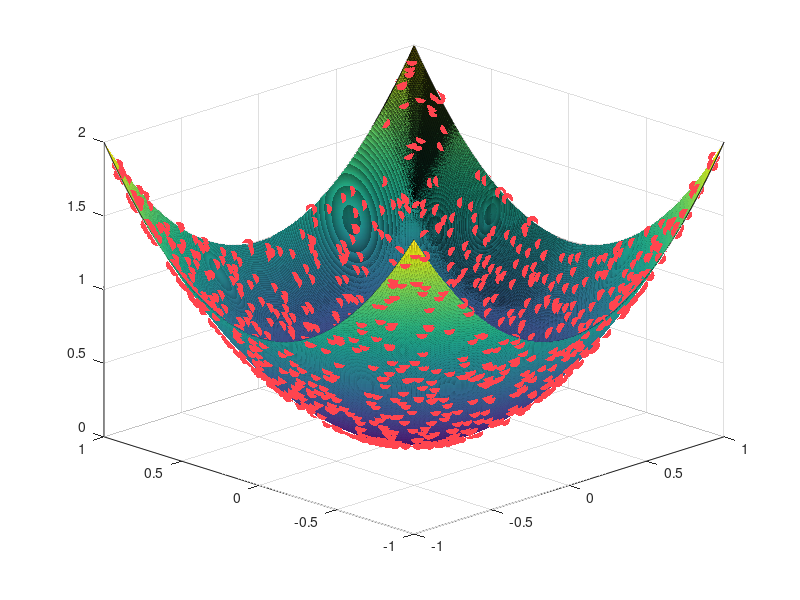

Source code (MATLAB): (Note: this script raises an error after producing the figure.)
% -------------------------------------------------------------------------
% Neural Networks
%
% In this script we implement a neural network approximation of the
% function f(x1,x2) = x1^2 + x2^2. The network architecture has two hidden
% layers, the first with a logistic activation function and the second 
% linear. The result is a network in the form w2*sigma(w1*x + b) which 
% mimics Cybenko's universal approximators. Network training is performed 
% by randomizing all network parameters and performing gradient descent. 
% The loss function is taken to be the mean square error between the 
% network output and the true output over all of the training data.   
%
% Note that results can potentially be improved by training longer (more 
% gradient descent steps - 'steps' in script), using a larger width (n in 
% script), and/or adjusting the learning rate (lr in script). 
% 
% To replicate the results from the text, load in the data from the file
% nn_data.mat. This includes the training data, learned w1,w2, and b, the
% loss over all gradient descent updates, and the learning rate (lr).
%
% This script accompanies Section 5.2 of Data-Driven Methods for
% Dynamic Systems. 
%
% Author: Jason J. Bramburger
% -------------------------------------------------------------------------

% Clean workspace
clear all; close all; clc

%% Initializations

% Network parameters
lr = 0.1;
n = 100; % hidden layer width

% Parameter initializations
w1 = rand(n,2);
w2 = rand(1,n);
b = zeros(n,1);

% Training data generation
    % To reproduce the example from the text load nn_data.mat
% load nn_data.mat
k = 1000;
x = 2*rand(2,k) - 1; % x is in R^2
y = dot(x,x); % y = x1^2 + x2^2

% Plot training data points
[x1p, x2p] = meshgrid(linspace(-1,1,1000),linspace(-1,1,1000));
figure(1)
hold on
view(-45,25)
surf(x1p,x2p,x1p.^2 + x2p.^2)
plot3(x(1,:),x(2,:),y,'.','Color',[1 69/255 79/255],'MarkerSize',25)
grid on
alpha 0.6
shading interp
colormap gray
xlabel('$x_1$','Interpreter','Latex')
ylabel('$x_2$','Interpreter','Latex')
zlabel('$y$','Interpreter','Latex')
set(gca,'FontSize',16)

%% Network training

% Number of gradient descent iterations
steps = 1e5;

% Initial loss
layer1 = ( 1./( 1 + exp(1).^(-w1*x - repmat(b,1,k)) ) );
network = w2*layer1;
loss(1) = (1/k)*norm(y - network)^2;

fprintf('step: 0 ----> loss %12.8f\n',0,loss(1));

% Gradient descent
for s = 1:steps
  
    % Compute gradients
     % Network gradients
    dgdw2 = layer1;
    dgdw1_1 = w2'.*layer1.*(1 - layer1).*x(1,:);
    dgdw1_2 = w2'.*layer1.*(1 - layer1).*x(2,:);
    dgdb = w2'.*layer1.*(1 - layer1);
    
     % Loss gradients
    dLdw2 = -(2/k)*dgdw2*(y - network)';
    dLdw1 = [-(2/k)*dgdw1_1*(y - network)' -(2/k)*dgdw1_2*(y - network)'];
    dLdb = -(2/k)*dgdb*(y - network)';
    
    % Updates
    b = b - lr*dLdb;
    w1 = w1 - lr*dLdw1;
    w2 = w2 - lr*dLdw2';
    
    % Compute new loss value
    layer1 = ( 1./( 1 + exp(1).^(-w1*x - repmat(b,1,k)) ) );
    network = w2*layer1;
    loss(s+1) = (1/k)*norm(y - network)^2;
    
    % Print loss
    fprintf('step: %12.0d ----> loss %12.8f\n',s+1,loss(s+1));
    
end

%% Plot Solution Surface

xspace = [x1p(:) x2p(:)]';
trainedNN =  w2*( 1./( 1 + exp(1).^(-w1*xspace - repmat(b,1,1000^2)) ) );
trainedNN = reshape(trainedNN,[1000 1000]);

figure(2)
hold on
view(-45,25)
surf(x1p,x2p,trainedNN)
grid on
alpha 0.8
shading interp
colormap gray
xlabel('$x_1$','Interpreter','Latex')
ylabel('$x_2$','Interpreter','Latex')
zlabel('$y$','Interpreter','Latex')
set(gca,'FontSize',16)

%% Plot error

figure(3)
hold on
surf(x1p,x2p,abs(x1p.^2 + x2p.^2 - trainedNN))
plot3(x(1,:),x(2,:),y,'.','Color',[0.8 0.8 0.8],'MarkerSize',25)
view(0,90)
shading interp
colorbar
set(gca,'FontSize',16)




